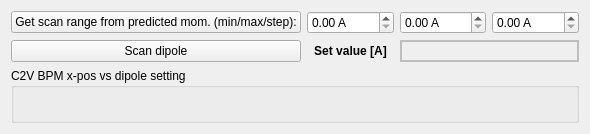
                 <widget class="QWidget" name="page_6">
                  <property name="geometry">
                   <rect>
                    <x>0</x>
                    <y>0</y>
                    <width>590</width>
                    <height>134</height>
                   </rect>
                  </property>
                  <attribute name="label">
                   <string>Scan dipole to find beam on C2V BPM</string>
                  </attribute>
                  <layout class="QGridLayout" name="gridLayout_10">
                   <item row="0" column="0">
                    <layout class="QGridLayout" name="gridLayout_12">
                     <item row="0" column="0">
                      <widget class="QPushButton" name="pushButton_roughGetCurrentRange">
                       <property name="text">
                        <string>Get scan range from predicted mom. (min/max/step):</string>
                       </property>
                       <property name="checked">
                        <bool>false</bool>
                       </property>
                      </widget>
                     </item>
                     <item row="0" column="1">
                      <widget class="QDoubleSpinBox" name="doubleSpinBox_roughIMin">
                       <property name="suffix">
                        <string> A</string>
                       </property>
                      </widget>
                     </item>
                     <item row="0" column="2">
                      <widget class="QDoubleSpinBox" name="doubleSpinBox_roughIMax">
                       <property name="suffix">
                        <string> A</string>
                       </property>
                      </widget>
                     </item>
                     <item row="0" column="3">
                      <widget class="QDoubleSpinBox" name="doubleSpinBox_roughIStep">
                       <property name="suffix">
                        <string> A</string>
                       </property>
                      </widget>
                     </item>
                     <item row="2" column="0" colspan="4">
                      <widget class="QGroupBox" name="groupBox_2">
                       <property name="title">
                        <string>C2V BPM x-pos vs dipole setting</string>
                       </property>
                       <layout class="QHBoxLayout" name="horizontalLayout_3"/>
                      </widget>
                     </item>
                     <item row="1" column="0">
                      <widget class="QPushButton" name="pushButton_roughCentreC2VCurrent">
                       <property name="text">
                        <string>Scan dipole</string>
                       </property>
                       <property name="checked">
                        <bool>false</bool>
                       </property>
                      </widget>
                     </item>
                     <item row="1" column="1">
                      <widget class="QLabel" name="label_42">
                       <property name="font">
                        <font>
                         <weight>75</weight>
                         <bold>true</bold>
                        </font>
                       </property>
                       <property name="text">
                        <string>Set value [A]</string>
                       </property>
                       <property name="alignment">
                        <set>Qt::AlignCenter</set>
                       </property>
                      </widget>
                     </item>
                     <item row="1" column="2" colspan="2">
                      <widget class="QLabel" name="label_dipole_set_2">
                       <property name="enabled">
                        <bool>false</bool>
                       </property>
                       <property name="minimumSize">
                        <size>
                         <width>100</width>
                         <height>0</height>
                        </size>
                       </property>
                       <property name="maximumSize">
                        <size>
                         <width>16777215</width>
                         <height>16777215</height>
                        </size>
                       </property>
                       <property name="layoutDirection">
                        <enum>Qt::LeftToRight</enum>
                       </property>
                       <property name="frameShape">
                        <enum>QFrame::WinPanel</enum>
                       </property>
                       <property name="text">
                        <string/>
                       </property>
                       <property name="alignment">
                        <set>Qt::AlignLeading|Qt::AlignLeft|Qt::AlignVCenter</set>
                       </property>
                      </widget>
                     </item>
                    </layout>
                   </item>
                  </layout>
                 </widget>
